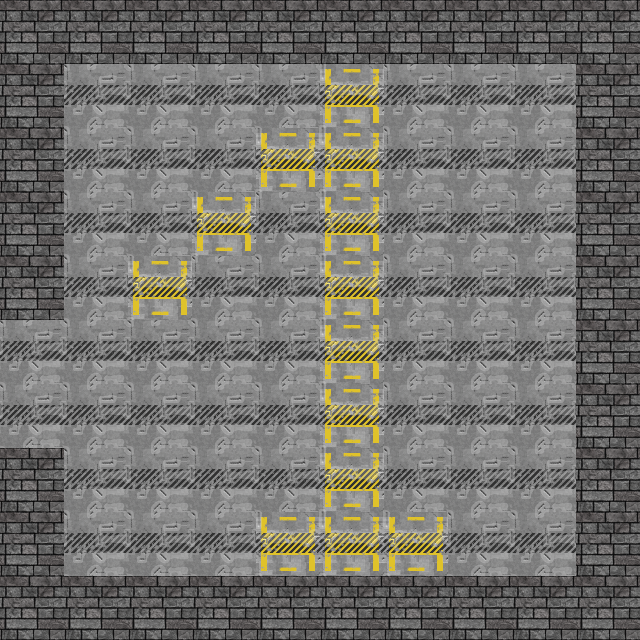

Below is a game level as drawn by its tile map, then a one-line description and the .tmx that defines it (tile-layer data replaced by summaries):
An orthogonal 10x10 tile map with 64x64 px tiles, 3 tile layers (Background, Dynamic_Obstacles, Walls).

<map version="1.0" orientation="orthogonal" renderorder="right-down" width="10" height="10" tilewidth="64" tileheight="64" nextobjectid="1">
 <tileset firstgid="1" name="64pxTileSet" tilewidth="64" tileheight="64">
  <image source="../64pxTileSet.png" width="1472" height="128" />
 </tileset>
 <layer name="Background" width="10" height="10">
  <data>[100 cells, 100 non-empty, 2 distinct tile ids]</data>
 </layer>
 <layer name="Dynamic_Obstacles" width="10" height="10">
  <data>[100 cells, 0 non-empty, 0 distinct tile ids]</data>
 </layer>
 <layer name="Walls" width="10" height="10">
  <data>[100 cells, 34 non-empty, 1 distinct tile ids]</data>
 </layer>
</map>
